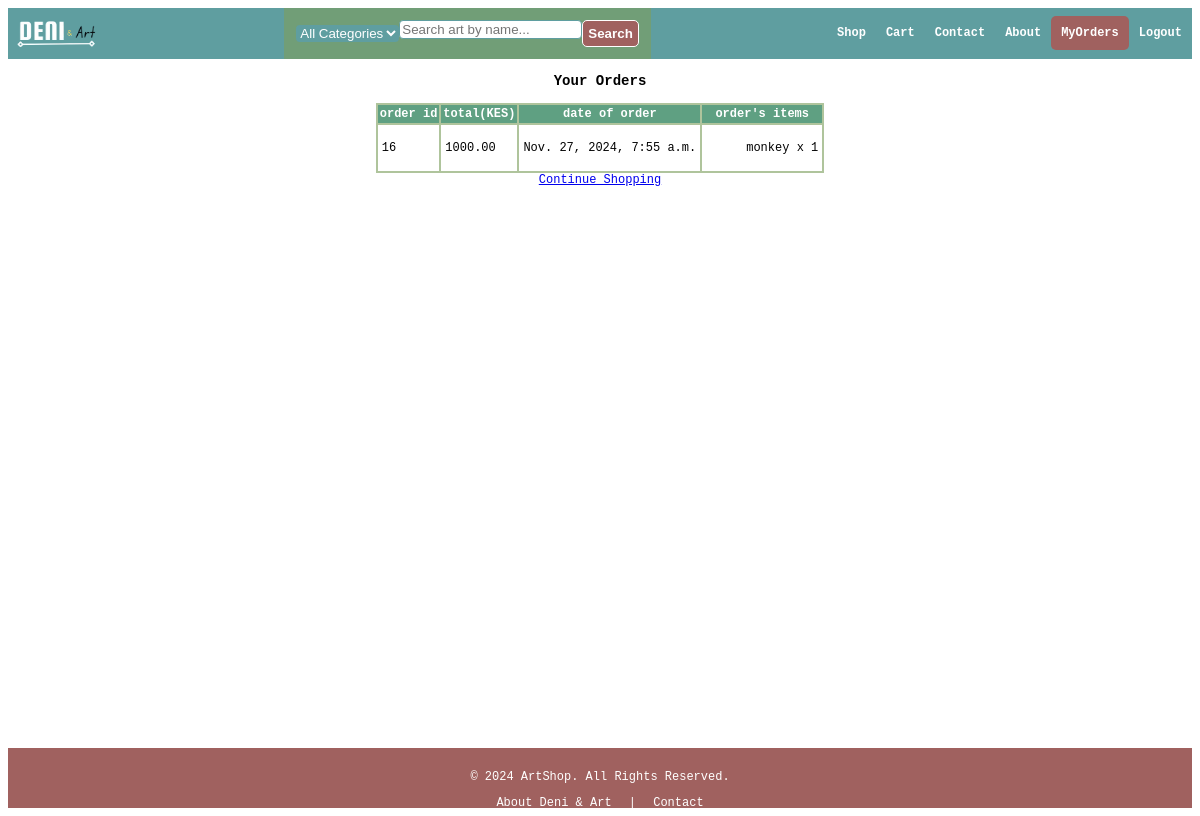
The page /art/order_history/ (signed in) on the database as committed earlier.
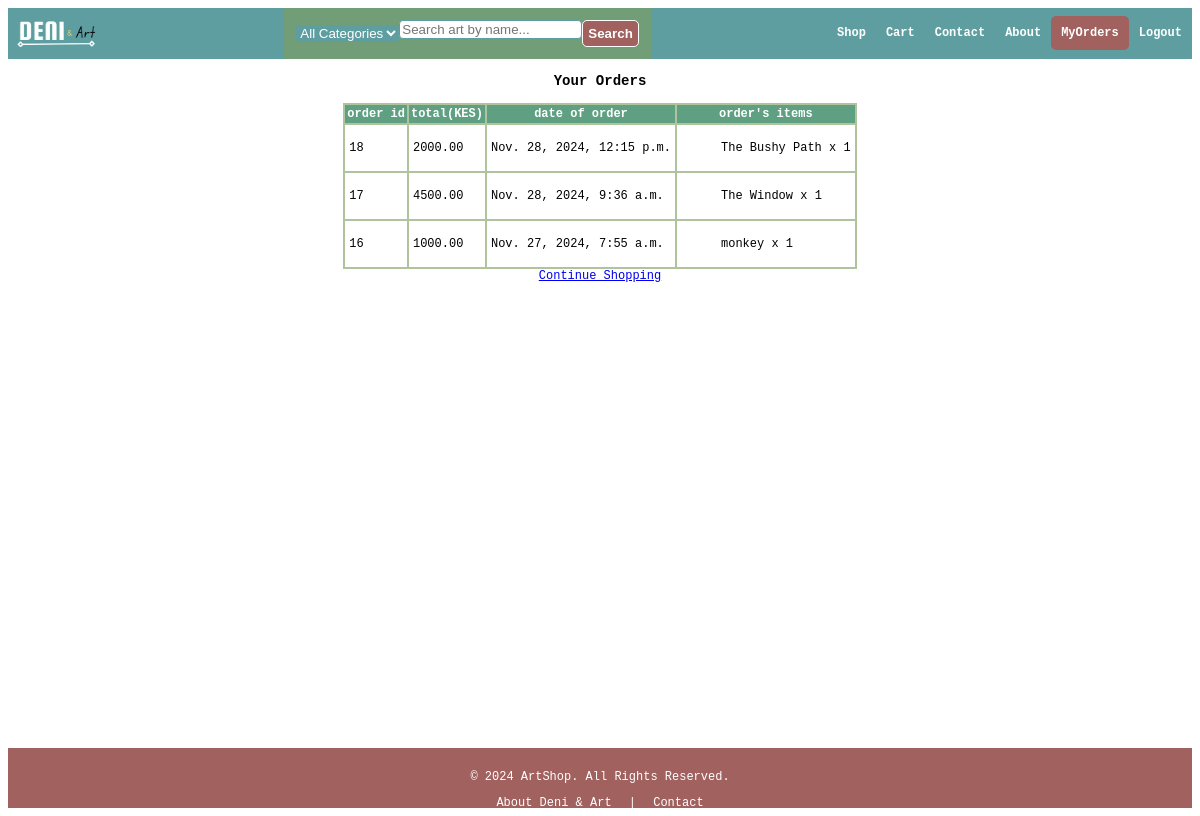
The same page on the database as committed later.
### art/models.py (models this page shows, shortened)
class Order(models.Model):
    user = models.ForeignKey(User, on_delete=models.CASCADE)
    created_at = models.DateTimeField(auto_now_add=True)
    total_amount = models.DecimalField(max_digits=10, decimal_places=2)

class OrderItem(models.Model):
    order = models.ForeignKey(Order, on_delete=models.CASCADE, related_name='items')
    art = models.ForeignKey(Art, on_delete=models.CASCADE)
    quantity = models.PositiveIntegerField()
    price = models.DecimalField(max_digits=10, decimal_places=2)

class Art(models.Model):
    IN_STOCK = 'vailable'
    SOLD = 'sold'
    STATUS_CHOICES = [
        (IN_STOCK, 'Available'),
        (SOLD, 'Sold Out'),
    ]
    title = models.CharField(max_length=255)
    artist = models.CharField(max_length=255)
    description = models.TextField()
    price = models.DecimalField(max_digits=10, decimal_places=2)
    image = models.ImageField(upload_to='art_images/')
    created_at = models.DateTimeField(auto_now_add=True)
    status = models.CharField(max_length=10, choices=STATUS_CHOICES, default=IN_STOCK)
    category = models.ForeignKey(Category, on_delete=models.SET_NULL, null=True, blank=True, related_name='art_pieces')

### art/views.py (the view)
# urls.py: path('order_history/', views.order_history, name='order_history'),
@login_required
def order_history(request):
    orders = Order.objects.filter(user=request.user).order_by('-created_at')
    return render(request, 'art/order_history.html', {'orders': orders})

### art/templates/art/order_history.html (shortened to what this page needs)
{% extends 'art/base.html' %}
{% block content %}
    <h3>Your Orders</h3>
<div class="tcontainer">
    <table class="table">
        <tr>
            <th>order id</th>
            <th>total(KES)</th>
            <th>date of order</th>
            <th>order's items</th>
        </tr>
        {% for order in orders %}
        <tr>
            <td>{{ order.id }}</td>
            <td>{{ order.total_amount }}</td>
            <td>{{ order.created_at }}</td>
            <td>
                <ul>
                    {% for item in order.items.all %}
                    <li>{{ item.art.title }} x {{ item.quantity }}
                    {% endfor %}
                </ul>
            </td>
        </tr>
        {% endfor %}
      </table>
</div>
<div>
    <a href="{% url 'art:art_list' %}">Continue Shopping</a>
</div>
{% endblock %}

### art/templates/art/base.html (shortened to what this page needs)
{% load static %}
<!DOCTYPE html>
<html lang="en">
<head>
    <link rel="stylesheet" type="text/css" href="{% static 'art/css/base.css' %}">
    <link rel="stylesheet" type="text/css" href="{% static 'art/css/art_listing.css' %}">
    <link rel="stylesheet" type="text/css" href="{% static 'art/css/cart.css' %}">
    <link rel="stylesheet" type="text/css" href="{% static 'art/css/art_detail.css' %}">
    <link rel="stylesheet" type="text/css" href="{% static 'art/css/order.css' %}">
    <link rel="stylesheet" type="text/css" href="{% static 'art/css/about.css' %}">
</head>
<body>
    <div id="page-container">
        <div id="content-wrap">
            <header>
                <nav class="navbar">
                    <img src="{% static 'art/images/logo.png' %}" alt="Logo" width="100" class="logo">
                    <div class="filterbox">
                        <form method="get" action="{% url 'art:art_list' %}">
                            <select name="category">
                                <option value="">All Categories</option>
                            </select>
                            <input type="text" name="q" placeholder="Search art by name..." value="{{ request.GET.q }}" class="searchtext">
                            <label class="hideonmobile"><button type="submit" >Search</button></label>
                        </form>
                    </div>
                    <div class="nav">
                        <div class="navlistbox">
                            <a href="{% url 'art:art_list' %}">Shop</a>
                            <a href="{% url 'art:view_cart' %}">Cart</a>
                            <a href="{% url 'art:contact' %}">Contact</a>
                            <a href="{% url 'art:about' %}">About</a>
                            {% if user.is_authenticated %}
                            <a href="{% url 'art:order_history' %}">MyOrders</a>
                            <a href="{% url 'art:custom_logout' %}">Logout</a>
                            {% else %}
                                <a href="{% url 'art:signup' %}">Signup</a>
                                <a href="{% url 'art:custom_login' %}">Login</a>
                            {% endif %}
                        </div>
                    </div>
                </nav>
            </header>
            <main>
                {% block content %}
                {% endblock %}
            </main>
        </div>
        <footer id="footer" class="footer">
            <div class="container">
                <p>&copy; 2024 ArtShop. All Rights Reserved.</p>
                <p><a href="{% url 'art:about' %}">About Deni & Art</a> | <a href="{% url 'art:contact' %}">Contact</a></p>
            </div>
        </footer>
    </div>
   </body>
</html>

### static/art/css/base.css (style rules this page uses)
body { padding: none; text-align: center; font-size: 12px; font-family: monospace; background-color: white; }
#page-container { position: relative; min-height: 100vh; }
#content-wrap { padding-bottom: 4.5rem; }
#footer { position: absolute; bottom: 0; width: 100%; height: 2.5rem; }
input { border-radius: 4px; border: solid cadetblue 1px; }
select { border-radius: 4px; border: none; background-color: cadetblue; color: white; }
button { background-color: #A0615F; border:solid 1px white; color: white; border-radius: 5px; padding: 5px; font-weight: bold; }
label { color: black; }
ul { list-style: none; }
.navbar { display: flex; flex-direction: row; justify-content: space-between; background-color: cadetblue; }
.nav { display: flex; flex-direction: row; align-items: center; justify-content: space-between; }
.logo { align-self: center; }
.navlistbox { display: flex; align-self: center; }
.navlistbox a { color: white; stop-color: none; text-decoration: none; font-weight: bold; border-radius: 5px; padding: 10px; }
.navlistbox a.active { font-weight: bold; color: white; background-color: #A0615F; border-radius: 5px; padding: 10px; }
.filterbox { display: flex; background-color: #7ea05f9d; align-items: center; padding: 1%; }
.filterbox form { display: flex; flex-direction: row; align-items: center; flex-wrap: wrap; }
.filterbox input { align-self: flex-start; }
.footer { background-color: #A0615F; color: white; text-align: center; padding: 10px 0; position: relative; bottom: 0; width: 100%; }
.footer a { color: white; text-decoration: none; margin: 0 10px; }

### static/art/css/order.css (style rules this page uses)
.tcontainer { display: flex; justify-content: center; }
.table { background-color: #7ea05f9d; }
.table th { background-color: #5FA082; color: white; padding: 2px; }
.table td { background-color: white; text-align: left; padding: 4px; }

Rows that differ between the two databases and show on the page:
added Order: id "18", total_amount "2000.00", created_at "Nov. 28, 2024, 12:15 p.m."
added OrderItem: art "The Bushy Path", quantity "1", shown under "18"
added Order: id "17", total_amount "4500.00", created_at "Nov. 28, 2024, 9:36 a.m."
added OrderItem: art "The Window", quantity "1", shown under "17"
